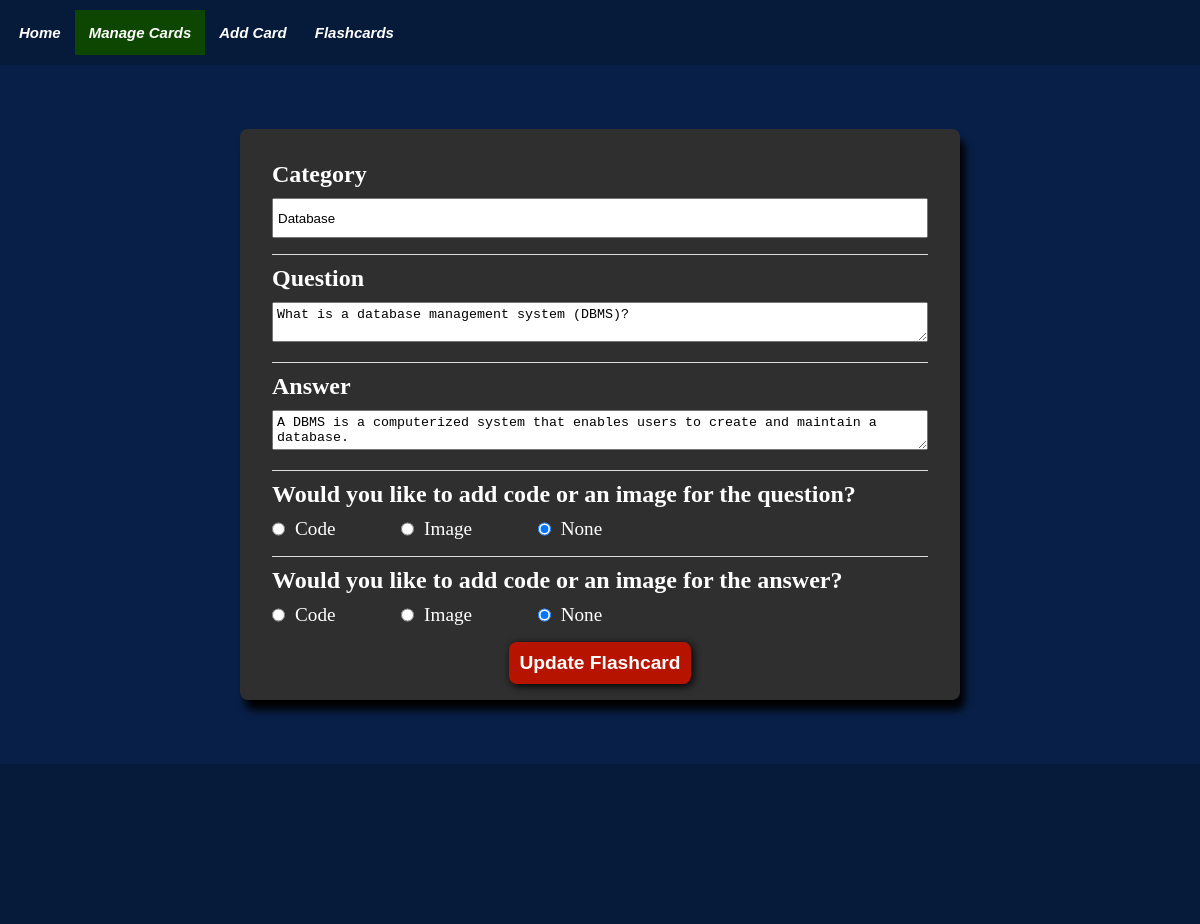
The app's page /edit_flashcard/41 with its own data.
### tables this page shows
CREATE TABLE Flashcards(
                    cid INTEGER PRIMARY KEY AUTOINCREMENT,
                    category TEXT NOT NULL,
                    question TEXT,
                    answer TEXT,
                    qid INTEGER REFERENCES Figure(fid), 
                    aid INTEGER REFERENCES Figure(fid)
            );

### app.py (the view)
@app.route("/edit_flashcard/<key>")
def edit_flashcard_route(key):
    data = database.view_card(key=key)
    categories = database.view_allcategories()
    return render_template('edit_flashcard.html', nav_id="manage-page", data=data, categories=categories)

### templates/edit_flashcard.html (shortened to what this page needs)
{% extends "base.html" %}
{% block content %}
<div class="flashcard-content">
    <form action="{{ url_for('update_flashcard_route', key=data['key']) }}" method="post" enctype="multipart/form-data">
        <div class="flashcard-content-inner">
            <h2>Category</h2>
            <input class="search" id="category" name="category" rows="4" value="{{ data['category'] | escape }}">
        </div>
        <div class="flashcard-content-inner">
            <h2>Question</h2>
            <textarea id="question" name="question" rows="4">{{ data['question'] | escape }}</textarea>
        </div>
        <div class="flashcard-content-inner">
            <h2>Answer</h2>
            <textarea id="answer" name="answer" rows="4">{{ data['answer'] | escape }}</textarea>
        </div>
        <div class="flashcard-content-inner">
            <h2>Would you like to add code or an image for the question?</h2>
            <div class="radio-input">
                <input type="radio" id="q-code-selection" name="q-figure-type" value="code" onclick="toggleQuestionFields('code')" {% if data['q_code_block'] %}checked{% endif %}>
                <label for="q-code-selection">Code</label>
                <input type="radio" id="q-image-selection" name="q-figure-type" value="image" onclick="toggleQuestionFields('image')" {% if data['q_image_file'] %}checked{% endif %}>
                <label for="q-image-selection">Image</label>
                <input type="radio" id="q-none-type" name="q-figure-type" value="none" onclick="toggleQuestionFields('none')" {% if not data['q_code_block'] and not data['q_image_file'] %}checked{% endif %}>
                <label for="q-none-type">None</label>
            </div>
        </div>
        <div class="flashcard-content-inner">
            <h2>Would you like to add code or an image for the answer?</h2>
            <div class="radio-input">
                <input type="radio" id="a-code-selection" name="a-figure-type" value="code" onclick="toggleAnswerFields('code')" {% if data['a_code_block'] %}checked{% endif %}>
                <label for="a-code-selection">Code</label>
                <input type="radio" id="a-image-selection" name="a-figure-type" value="image" onclick="toggleAnswerFields('image')" {% if data['a_image_file'] %}checked{% endif %}>
                <label for="a-image-selection">Image</label>
                <input type="radio" id="a-none-type" name="a-figure-type" value="none" onclick="toggleAnswerFields('none')" {% if not data['a_code_block'] and not data['a_image_file'] %}checked{% endif %}>
                <label for="a-none-type">None</label>
            </div>
        </div>
        <button class="edit-btn" type="submit">Update Flashcard</button>
    </form>
</div>
{% endblock %}

### static/css/base.css (style rules this page uses)
* { padding: 0; margin: 0; box-sizing: border-box; }
body { background-color: #082048; font-family: 'Times New Roman', Times, serif; width: 100%; position: relative; display: flex; flex-direction: column; min-height: 100vh; }
.flashcard-content { background-color: #2f2f2f; color: #FFFFFF; box-shadow: 5px 10px 8px #000; margin: 0 auto 4rem auto; padding: 1rem; border-radius: 8px; width: 60vw; }
.flashcard-content-inner { margin: 1rem; border-top: 1px solid #ddd;; }
.flashcard-content-inner h2 { margin: 10px 0; }
.flashcard-content-inner:first-child { border-top: none; }
.flashcard-content-inner textarea, .flashcard-content-inner input:not(input[type='radio']) { width: 100%; max-width: 100%; min-width: 100%; height: 40px; overflow-y: auto; padding: 4px; }
.radio-input { display: flex; flex-direction: row; font-size: larger; }
#q-image-selection, #q-none-type, #a-image-selection, #a-none-type { margin-left: 10%; }
.radio-input label { margin-left: 10px; }
.edit-btn { border: none; display: block; margin: 0 auto; padding: 10px; background-color: #b71301; box-shadow: 2px 2px 8px #000; border-radius: 8px; color: #FFFFFF; font-weight: bold; font-size: larger; }

### records on screen
Flashcards: category "Database", question "What is a database management system (DBMS)?", answer "A DBMS is a computerized system that enables users to create and maintain a database."
